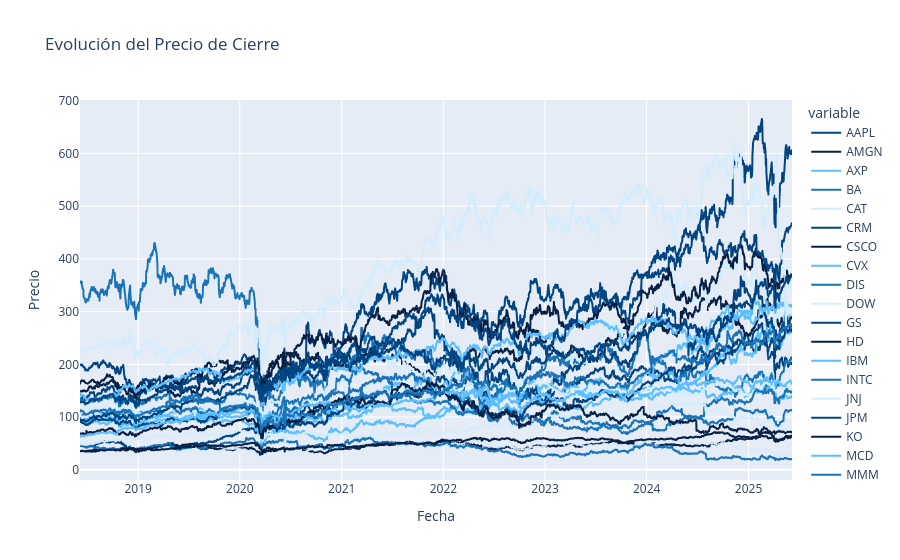

The cell this chart's notebook holds for it:
### Code cell
# Extraer y limpiar nombres de columnas
df_close = df[[c for c in df.columns if c[1] == "close"]].copy()
df_close.columns = [c[0] for c in df_close.columns]

# Graficar evolución de los precios de cierre
fig = px.line(
    df_close,
    title="Evolución del Precio de Cierre",
    labels={"value": "Precio", "index": "Fecha"},
    color_discrete_sequence=colores_bbva_list
)

fig.write_image(os.path.join(ruta_graficos, ('Evolución del Precio de Cierre' + '.png').replace(' ', '_')))

fig.show()

### Figure 1 — Plotly figure (JSON) as saved in the notebook; plotly's stock layout.template omitted (floating-point values rounded to 4 significant figures; data arrays with more than 128 entries replaced by an {"elided": "..."} marker saying what was removed)
{"data": [{"hovertemplate": "variable=AAPL<br>Fecha=%{x}<br>Precio=%{y}<extra></extra>", "legendgroup": "AAPL", "line": {"color": "#004481", "dash": "solid"}, "marker": {"symbol": "circle"}, "mode": "lines", "name": "AAPL", "showlegend": true, "type": "scattergl", "x": {"elided": "1761 str values"}, "xaxis": "x", "y": {"elided": "1761 float values"}, "yaxis": "y"}, {"hovertemplate": "variable=AMGN<br>Fecha=%{x}<br>Precio=%{y}<extra></extra>", "legendgroup": "AMGN", "line": {"color": "#072146", "dash": "solid"}, "marker": {"symbol": "circle"}, "mode": "lines", "name": "AMGN", "showlegend": true, "type": "scattergl", "x": {"elided": "1761 str values"}, "xaxis": "x", "y": {"elided": "1761 float values"}, "yaxis": "y"}, {"hovertemplate": "variable=AXP<br>Fecha=%{x}<br>Precio=%{y}<extra></extra>", "legendgroup": "AXP", "line": {"color": "#5BBEFF", "dash": "solid"}, "marker": {"symbol": "circle"}, "mode": "lines", "name": "AXP", "showlegend": true, "type": "scattergl", "x": {"elided": "1761 str values"}, "xaxis": "x", "y": {"elided": "1761 float values"}, "yaxis": "y"}, {"hovertemplate": "variable=BA<br>Fecha=%{x}<br>Precio=%{y}<extra></extra>", "legendgroup": "BA", "line": {"color": "#1973B8", "dash": "solid"}, "marker": {"symbol": "circle"}, "mode": "lines", "name": "BA", "showlegend": true, "type": "scattergl", "x": {"elided": "1761 str values"}, "xaxis": "x", "y": {"elided": "1761 float values"}, "yaxis": "y"}, {"hovertemplate": "variable=CAT<br>Fecha=%{x}<br>Precio=%{y}<extra></extra>", "legendgroup": "CAT", "line": {"color": "#D4EDFC", "dash": "solid"}, "marker": {"symbol": "circle"}, "mode": "lines", "name": "CAT", "showlegend": true, "type": "scattergl", "x": {"elided": "1761 str values"}, "xaxis": "x", "y": {"elided": "1761 float values"}, "yaxis": "y"}, {"hovertemplate": "variable=CRM<br>Fecha=%{x}<br>Precio=%{y}<extra></extra>", "legendgroup": "CRM", "line": {"color": "#004481", "dash": "solid"}, "marker": {"symbol": "circle"}, "mode": "lines", "name": "CRM", "showlegend": true, "type": "scattergl", "x": {"elided": "1761 str values"}, "xaxis": "x", "y": {"elided": "1761 float values"}, "yaxis": "y"}, {"hovertemplate": "variable=CSCO<br>Fecha=%{x}<br>Precio=%{y}<extra></extra>", "legendgroup": "CSCO", "line": {"color": "#072146", "dash": "solid"}, "marker": {"symbol": "circle"}, "mode": "lines", "name": "CSCO", "showlegend": true, "type": "scattergl", "x": {"elided": "1761 str values"}, "xaxis": "x", "y": {"elided": "1761 float values"}, "yaxis": "y"}, {"hovertemplate": "variable=CVX<br>Fecha=%{x}<br>Precio=%{y}<extra></extra>", "legendgroup": "CVX", "line": {"color": "#5BBEFF", "dash": "solid"}, "marker": {"symbol": "circle"}, "mode": "lines", "name": "CVX", "showlegend": true, "type": "scattergl", "x": {"elided": "1761 str values"}, "xaxis": "x", "y": {"elided": "1761 float values"}, "yaxis": "y"}, {"hovertemplate": "variable=DIS<br>Fecha=%{x}<br>Precio=%{y}<extra></extra>", "legendgroup": "DIS", "line": {"color": "#1973B8", "dash": "solid"}, "marker": {"symbol": "circle"}, "mode": "lines", "name": "DIS", "showlegend": true, "type": "scattergl", "x": {"elided": "1761 str values"}, "xaxis": "x", "y": {"elided": "1761 float values"}, "yaxis": "y"}, {"hovertemplate": "variable=DOW<br>Fecha=%{x}<br>Precio=%{y}<extra></extra>", "legendgroup": "DOW", "line": {"color": "#D4EDFC", "dash": "solid"}, "marker": {"symbol": "circle"}, "mode": "lines", "name": "DOW", "showlegend": true, "type": "scattergl", "x": {"elided": "1761 str values"}, "xaxis": "x", "y": {"elided": "1761 float values"}, "yaxis": "y"}, {"hovertemplate": "variable=GS<br>Fecha=%{x}<br>Precio=%{y}<extra></extra>", "legendgroup": "GS", "line": {"color": "#004481", "dash": "solid"}, "marker": {"symbol": "circle"}, "mode": "lines", "name": "GS", "showlegend": true, "type": "scattergl", "x": {"elided": "1761 str values"}, "xaxis": "x", "y": {"elided": "1761 float values"}, "yaxis": "y"}, {"hovertemplate": "variable=HD<br>Fecha=%{x}<br>Precio=%{y}<extra></extra>", "legendgroup": "HD", "line": {"color": "#072146", "dash": "solid"}, "marker": {"symbol": "circle"}, "mode": "lines", "name": "HD", "showlegend": true, "type": "scattergl", "x": {"elided": "1761 str values"}, "xaxis": "x", "y": {"elided": "1761 float values"}, "yaxis": "y"}, {"hovertemplate": "variable=IBM<br>Fecha=%{x}<br>Precio=%{y}<extra></extra>", "legendgroup": "IBM", "line": {"color": "#5BBEFF", "dash": "solid"}, "marker": {"symbol": "circle"}, "mode": "lines", "name": "IBM", "showlegend": true, "type": "scattergl", "x": {"elided": "1761 str values"}, "xaxis": "x", "y": {"elided": "1761 float values"}, "yaxis": "y"}, {"hovertemplate": "variable=INTC<br>Fecha=%{x}<br>Precio=%{y}<extra></extra>", "legendgroup": "INTC", "line": {"color": "#1973B8", "dash": "solid"}, "marker": {"symbol": "circle"}, "mode": "lines", "name": "INTC", "showlegend": true, "type": "scattergl", "x": {"elided": "1761 str values"}, "xaxis": "x", "y": {"elided": "1761 float values"}, "yaxis": "y"}, {"hovertemplate": "variable=JNJ<br>Fecha=%{x}<br>Precio=%{y}<extra></extra>", "legendgroup": "JNJ", "line": {"color": "#D4EDFC", "dash": "solid"}, "marker": {"symbol": "circle"}, "mode": "lines", "name": "JNJ", "showlegend": true, "type": "scattergl", "x": {"elided": "1761 str values"}, "xaxis": "x", "y": {"elided": "1761 float values"}, "yaxis": "y"}, {"hovertemplate": "variable=JPM<br>Fecha=%{x}<br>Precio=%{y}<extra></extra>", "legendgroup": "JPM", "line": {"color": "#004481", "dash": "solid"}, "marker": {"symbol": "circle"}, "mode": "lines", "name": "JPM", "showlegend": true, "type": "scattergl", "x": {"elided": "1761 str values"}, "xaxis": "x", "y": {"elided": "1761 float values"}, "yaxis": "y"}, {"hovertemplate": "variable=KO<br>Fecha=%{x}<br>Precio=%{y}<extra></extra>", "legendgroup": "KO", "line": {"color": "#072146", "dash": "solid"}, "marker": {"symbol": "circle"}, "mode": "lines", "name": "KO", "showlegend": true, "type": "scattergl", "x": {"elided": "1761 str values"}, "xaxis": "x", "y": {"elided": "1761 float values"}, "yaxis": "y"}, {"hovertemplate": "variable=MCD<br>Fecha=%{x}<br>Precio=%{y}<extra></extra>", "legendgroup": "MCD", "line": {"color": "#5BBEFF", "dash": "solid"}, "marker": {"symbol": "circle"}, "mode": "lines", "name": "MCD", "showlegend": true, "type": "scattergl", "x": {"elided": "1761 str values"}, "xaxis": "x", "y": {"elided": "1761 float values"}, "yaxis": "y"}, {"hovertemplate": "variable=MMM<br>Fecha=%{x}<br>Precio=%{y}<extra></extra>", "legendgroup": "MMM", "line": {"color": "#1973B8", "dash": "solid"}, "marker": {"symbol": "circle"}, "mode": "lines", "name": "MMM", "showlegend": true, "type": "scattergl", "x": {"elided": "1761 str values"}, "xaxis": "x", "y": {"elided": "1761 float values"}, "yaxis": "y"}, {"hovertemplate": "variable=MRK<br>Fecha=%{x}<br>Precio=%{y}<extra></extra>", "legendgroup": "MRK", "line": {"color": "#D4EDFC", "dash": "solid"}, "marker": {"symbol": "circle"}, "mode": "lines", "name": "MRK", "showlegend": true, "type": "scattergl", "x": {"elided": "1761 str values"}, "xaxis": "x", "y": {"elided": "1761 float values"}, "yaxis": "y"}, {"hovertemplate": "variable=MSFT<br>Fecha=%{x}<br>Precio=%{y}<extra></extra>", "legendgroup": "MSFT", "line": {"color": "#004481", "dash": "solid"}, "marker": {"symbol": "circle"}, "mode": "lines", "name": "MSFT", "showlegend": true, "type": "scattergl", "x": {"elided": "1761 str values"}, "xaxis": "x", "y": {"elided": "1761 float values"}, "yaxis": "y"}, {"hovertemplate": "variable=NKE<br>Fecha=%{x}<br>Precio=%{y}<extra></extra>", "legendgroup": "NKE", "line": {"color": "#072146", "dash": "solid"}, "marker": {"symbol": "circle"}, "mode": "lines", "name": "NKE", "showlegend": true, "type": "scattergl", "x": {"elided": "1761 str values"}, "xaxis": "x", "y": {"elided": "1761 float values"}, "yaxis": "y"}, {"hovertemplate": "variable=PG<br>Fecha=%{x}<br>Precio=%{y}<extra></extra>", "legendgroup": "PG", "line": {"color": "#5BBEFF", "dash": "solid"}, "marker": {"symbol": "circle"}, "mode": "lines", "name": "PG", "showlegend": true, "type": "scattergl", "x": {"elided": "1761 str values"}, "xaxis": "x", "y": {"elided": "1761 float values"}, "yaxis": "y"}, {"hovertemplate": "variable=TRV<br>Fecha=%{x}<br>Precio=%{y}<extra></extra>", "legendgroup": "TRV", "line": {"color": "#1973B8", "dash": "solid"}, "marker": {"symbol": "circle"}, "mode": "lines", "name": "TRV", "showlegend": true, "type": "scattergl", "x": {"elided": "1761 str values"}, "xaxis": "x", "y": {"elided": "1761 float values"}, "yaxis": "y"}, {"hovertemplate": "variable=UNH<br>Fecha=%{x}<br>Precio=%{y}<extra></extra>", "legendgroup": "UNH", "line": {"color": "#D4EDFC", "dash": "solid"}, "marker": {"symbol": "circle"}, "mode": "lines", "name": "UNH", "showlegend": true, "type": "scattergl", "x": {"elided": "1761 str values"}, "xaxis": "x", "y": {"elided": "1761 float values"}, "yaxis": "y"}, {"hovertemplate": "variable=V<br>Fecha=%{x}<br>Precio=%{y}<extra></extra>", "legendgroup": "V", "line": {"color": "#004481", "dash": "solid"}, "marker": {"symbol": "circle"}, "mode": "lines", "name": "V", "showlegend": true, "type": "scattergl", "x": {"elided": "1761 str values"}, "xaxis": "x", "y": {"elided": "1761 float values"}, "yaxis": "y"}], "layout": {"legend": {"title": {"text": "variable"}, "tracegroupgap": 0}, "title": {"text": "Evolución del Precio de Cierre"}, "xaxis": {"anchor": "y", "domain": [0, 1], "title": {"text": "Fecha"}}, "yaxis": {"anchor": "x", "domain": [0, 1], "title": {"text": "Precio"}}}}
